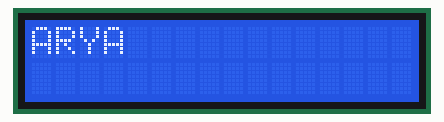
Recording of a sketch running on a simulated Arduino Uno, built with avr-gcc and run on an emulated ATmega328P. Parts: 16×2 character LCD.

Above: at 0.1 s.
At 1.1 s:
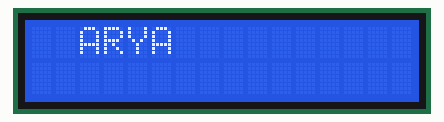
At 2.2 s:
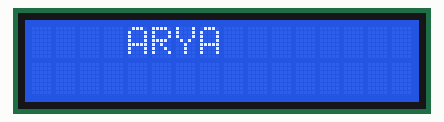
At 4.2 s:
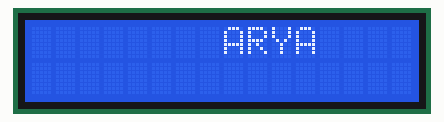
At 6.2 s:
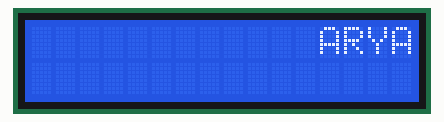
At 8.8 s:
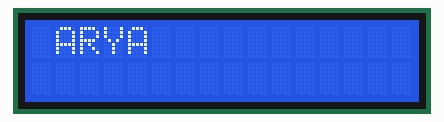

The sketch:

LCDDisplay.ino
```cpp
#include <LiquidCrystal_I2C.h>

const int col = 16;
const int row = 2;
LiquidCrystal_I2C lcd(0x27, col, row);
int position = 0;

void setup() {
  // put your setup code here, to run once:
  lcd.init();
  lcd.backlight();
  lcd.clear();
  /*lcd.setCursor(1,0);
  lcd.print("ARYA");
  lcd.setCursor(5, 1);
  lcd.print("GADIS");*/
}

void loop() {
  lcd.clear();
  lcd.setCursor(position,0);
  lcd.print("ARYA");
  delay(500);
  position += 1;

  if(position < 0 || position >= col){
    position = 0;
  }

}
```

Measured:
- by itself, everything shown: repeats every 8.1 s, in 16 steps
- what the display in image 1 shows lasts 0.5 s, from 1.1 s to 1.6 s
